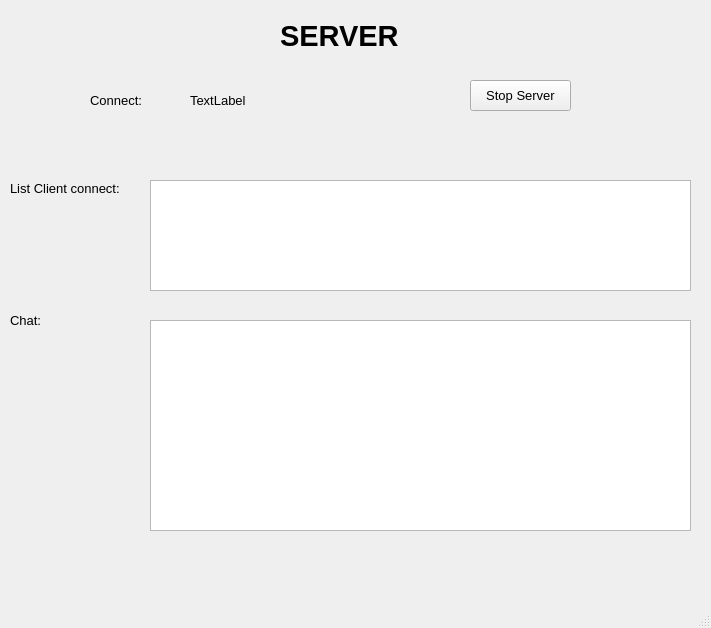
<?xml version="1.0" encoding="UTF-8"?>
<ui version="4.0">
 <class>MainWindow</class>
 <widget class="QMainWindow" name="MainWindow">
  <property name="geometry">
   <rect>
    <x>0</x>
    <y>0</y>
    <width>711</width>
    <height>628</height>
   </rect>
  </property>
  <property name="windowTitle">
   <string>MainWindow</string>
  </property>
  <widget class="QWidget" name="centralwidget">
   <widget class="QLabel" name="label">
    <property name="geometry">
     <rect>
      <x>280</x>
      <y>10</y>
      <width>181</width>
      <height>51</height>
     </rect>
    </property>
    <property name="font">
     <font>
      <pointsize>22</pointsize>
      <weight>75</weight>
      <bold>true</bold>
     </font>
    </property>
    <property name="text">
     <string>SERVER</string>
    </property>
   </widget>
   <widget class="QLabel" name="label_2">
    <property name="geometry">
     <rect>
      <x>90</x>
      <y>80</y>
      <width>91</width>
      <height>41</height>
     </rect>
    </property>
    <property name="font">
     <font>
      <pointsize>10</pointsize>
     </font>
    </property>
    <property name="text">
     <string>Connect:</string>
    </property>
   </widget>
   <widget class="QLabel" name="label_3">
    <property name="geometry">
     <rect>
      <x>10</x>
      <y>180</y>
      <width>151</width>
      <height>16</height>
     </rect>
    </property>
    <property name="font">
     <font>
      <pointsize>10</pointsize>
     </font>
    </property>
    <property name="text">
     <string>List Client connect:</string>
    </property>
   </widget>
   <widget class="QLabel" name="lbl_status">
    <property name="geometry">
     <rect>
      <x>190</x>
      <y>90</y>
      <width>141</width>
      <height>21</height>
     </rect>
    </property>
    <property name="font">
     <font>
      <pointsize>10</pointsize>
     </font>
    </property>
    <property name="text">
     <string>TextLabel</string>
    </property>
   </widget>
   <widget class="QLabel" name="label_5">
    <property name="geometry">
     <rect>
      <x>10</x>
      <y>310</y>
      <width>71</width>
      <height>21</height>
     </rect>
    </property>
    <property name="font">
     <font>
      <pointsize>10</pointsize>
     </font>
    </property>
    <property name="text">
     <string>Chat:</string>
    </property>
   </widget>
   <widget class="QTextEdit" name="txt_connectclient">
    <property name="geometry">
     <rect>
      <x>150</x>
      <y>180</y>
      <width>541</width>
      <height>111</height>
     </rect>
    </property>
   </widget>
   <widget class="QTextEdit" name="txt_chatlog">
    <property name="geometry">
     <rect>
      <x>150</x>
      <y>320</y>
      <width>541</width>
      <height>211</height>
     </rect>
    </property>
   </widget>
   <widget class="QPushButton" name="btn_connect">
    <property name="geometry">
     <rect>
      <x>470</x>
      <y>80</y>
      <width>101</width>
      <height>31</height>
     </rect>
    </property>
    <property name="font">
     <font>
      <pointsize>10</pointsize>
     </font>
    </property>
    <property name="text">
     <string>Stop Server</string>
    </property>
   </widget>
  </widget>
  <widget class="QMenuBar" name="menubar">
   <property name="geometry">
    <rect>
     <x>0</x>
     <y>0</y>
     <width>711</width>
     <height>26</height>
    </rect>
   </property>
  </widget>
  <widget class="QStatusBar" name="statusbar"/>
 </widget>
 <resources/>
 <connections/>
</ui>
